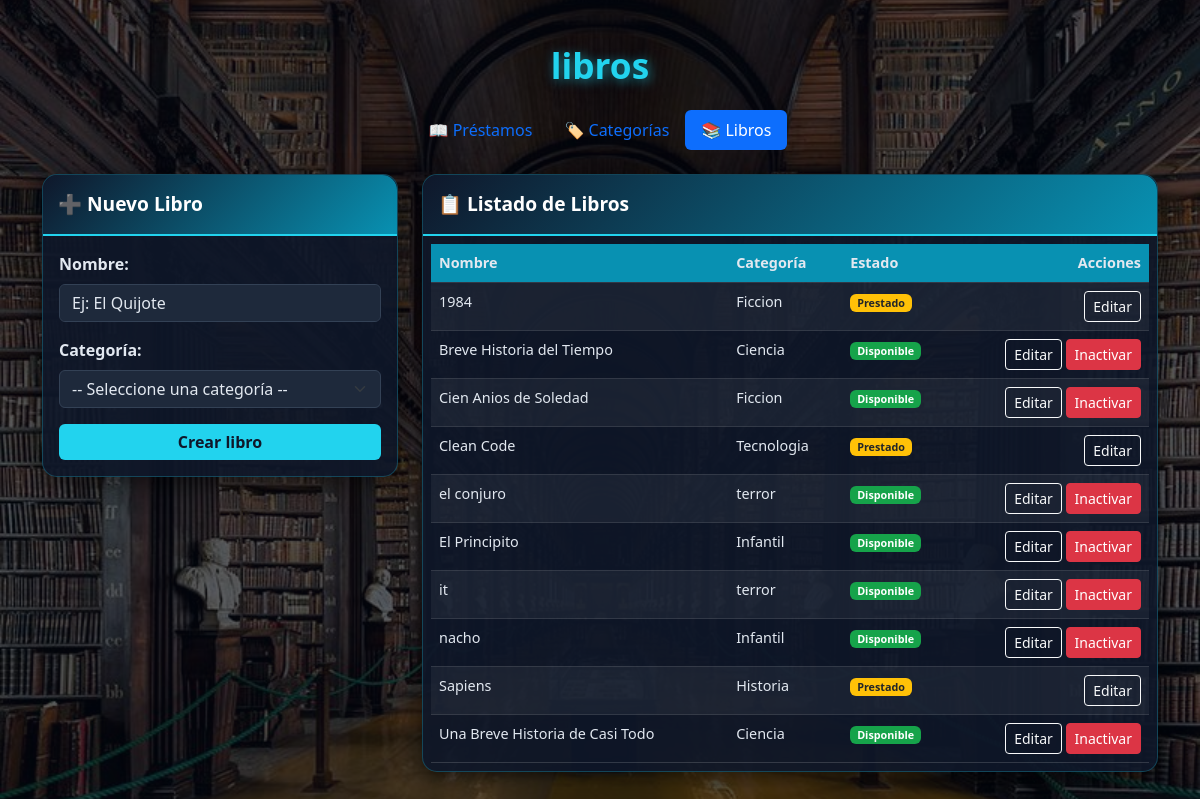
The page /modulo/libros.php on the database its author committed.
### tables this page shows
CREATE TABLE `libros` (
  `id_libro` int(11) NOT NULL AUTO_INCREMENT,
  `nombre` varchar(150) NOT NULL,
  `id_categoria` int(11) NOT NULL,
  `estado` enum('disponible','prestado','inactivo') NOT NULL DEFAULT 'disponible',
  PRIMARY KEY (`id_libro`),
  KEY `id_categoria` (`id_categoria`),
  CONSTRAINT `libros_ibfk_1` FOREIGN KEY (`id_categoria`) REFERENCES `categorias` (`id_categoria`)
);

CREATE TABLE `categorias` (
  `id_categoria` int(11) NOT NULL AUTO_INCREMENT,
  `nombre_categoria` varchar(50) NOT NULL,
  `estado` enum('activo','inactivo') NOT NULL DEFAULT 'activo',
  PRIMARY KEY (`id_categoria`),
  UNIQUE KEY `nombre_categoria` (`nombre_categoria`)
);

### funciones.php (called while the page is built, shortened)
<?php
function obtenerLibrosTodos(PDO $pdo) {
    $sql = "SELECT libros.id_libro, libros.nombre, libros.estado, libros.id_categoria,
                   categorias.nombre_categoria
            FROM libros
            INNER JOIN categorias ON libros.id_categoria = categorias.id_categoria
            ORDER BY libros.nombre ASC";
    return $pdo->query($sql)->fetchAll();
}

### modulo/libros.php (the view, shortened to what this page needs)
<?php
require_once __DIR__ . '/../BD/config.php';
require_once __DIR__ . '/../funciones.php';
$db  = new Database();
$pdo = $db->conectar();
$libro_editar = isset($_GET['editar']) ? obtenerLibroPorId($pdo, trim($_GET['editar'])) : null;
$libros = obtenerLibrosTodos($pdo);
?>
<!DOCTYPE html>
<html lang="es">
<head>
    <link href="../bootstrap/css/bootstrap.min.css" rel="stylesheet">
    <link href="../css/style.css" rel="stylesheet">
</head>
<body class="bg-light">
    <div class="overlay">
        <div class="container py-4">
            <h1 class="text-center mb-4 titulo-principal">libros</h1>
            <ul class="nav nav-pills justify-content-center mb-4">
                <li class="nav-item">
                    <a class="nav-link" href="../index.php">📖 Préstamos</a>
                </li>
                <li class="nav-item">
                    <a class="nav-link" href="categorias.php">🏷️ Categorías</a>
                </li>
                <li class="nav-item">
                    <a class="nav-link active" href="libros.php">📚 Libros</a>
                </li>
            </ul>
            <div class="row">
                <div class="col-lg-4 mb-4">
                    <div class="card card-biblioteca">
                        <div class="card-header-biblioteca">
                            <?php echo $libro_editar ? '✏️ Editar Libro' : '➕ Nuevo Libro'; ?>
                        </div>
                        <div class="card-body">
                            <form method="POST" action="libros.php">
                                <div class="mb-3">
                                    <label for="nombre_libro" class="form-label fw-bold">Nombre:</label>
                                    <input type="text" class="form-control" id="nombre_libro" name="nombre_libro"
                                        placeholder="Ej: El Quijote"
                                        value="<?php echo $libro_editar ? htmlspecialchars($libro_editar['nombre']) : ''; ?>" required>
                                </div>
                                <div class="mb-3">
                                    <label for="id_categoria_libro" class="form-label fw-bold">Categoría:</label>
                                    <select class="form-select" id="id_categoria_libro" name="id_categoria_libro" required>
                                        <option value="">-- Seleccione una categoría --</option>
                                    </select>
                                </div>
                                <button type="submit" class="btn btn-biblioteca w-100">
                                    <?php echo $libro_editar ? 'Guardar cambios' : 'Crear libro'; ?>
                                </button>
                            </form>
                        </div>
                    </div>
                </div>
                <div class="col-lg-8 mb-4">
                    <div class="card card-biblioteca">
                        <div class="card-header-biblioteca">📋 Listado de Libros</div>
                        <div class="card-body p-2">
                            <table class="table table-striped table-hover mb-0 tabla-biblioteca">
                                <thead>
                                    <tr>
                                        <th>Nombre</th>
                                        <th>Categoría</th>
                                        <th>Estado</th>
                                        <th class="text-end">Acciones</th>
                                    </tr>
                                </thead>
                                <tbody>
                                    <?php if (count($libros) == 0): ?>
                                        <tr>
                                            <td colspan="4" class="text-center text-muted">No hay libros registrados</td>
                                        </tr>
                                        <?php else: foreach ($libros as $l): ?>
                                            <tr>
                                                <td><?php echo htmlspecialchars($l['nombre']); ?></td>
                                                <td><?php echo htmlspecialchars($l['nombre_categoria']); ?></td>
                                                <td>
                                                    <?php if ($l['estado'] == 'disponible'): ?>
                                                        <span class="badge badge-disponible">Disponible</span>
                                                    <?php elseif ($l['estado'] == 'prestado'): ?>
                                                        <span class="badge bg-warning text-dark">Prestado</span>
                                                    <?php else: ?>
                                                        <span class="badge badge-inactivo">Inactivo</span>
                                                    <?php endif; ?>
                                                </td>
                                                <td class="text-end">
                                                    <a href="libros.php?editar=<?php echo $l['id_libro']; ?>" class="btn btn-sm btn-outline-light">Editar</a>
                                                    <?php if ($l['estado'] != 'prestado'): ?>
                                                        <form method="POST" action="libros.php" class="d-inline">
                                                            <?php if ($l['estado'] == 'disponible'): ?>
                                                                <button type="submit" class="btn btn-sm btn-danger">Inactivar</button>
                                                            <?php else: ?>
                                                                <input type="hidden" name="nuevo_estado" value="disponible">
                                                                <button type="submit" class="btn btn-sm btn-success">Activar</button>
                                                            <?php endif; ?>
                                                        </form>
                                                    <?php endif; ?>
                                                </td>
                                            </tr>
                                    <?php endforeach;
                                    endif; ?>
                                </tbody>
                            </table>
                        </div>
                    </div>
                </div>
            </div>
        </div>
    </div>
</body>
</html>

### css/style.css (style rules this page uses)
body { background-image: url('../fondo.jpg'); background-size: cover; background-position: center; background-repeat: no-repeat; background-attachment: fixed; min-height: 100vh; font-family: 'Segoe UI', Tahoma, sans-serif; }
.overlay { background-color: rgba(3, 7, 18, 0.65); min-height: 100vh; padding: 20px 0; }
.titulo-principal { color: #22d3ee; text-shadow: 2px 2px 12px rgba(34, 211, 238, 0.6); font-weight: bold; font-size: 2.2rem; }
.card-biblioteca { background-color: rgba(15, 23, 42, 0.92); border-radius: 15px; box-shadow: 0 8px 25px rgba(0, 0, 0, 0.5); border: 1px solid rgba(34, 211, 238, 0.25); color: #e2e8f0; }
.card-header-biblioteca { background: linear-gradient(135deg, #0f172a, #0891b2); color: #ffffff; border-radius: 15px 15px 0 0; padding: 15px; font-weight: bold; font-size: 1.2rem; border-bottom: 2px solid #22d3ee; }
.card-biblioteca .form-label, .card-biblioteca p { color: #e2e8f0; }
.card-biblioteca .form-control, .card-biblioteca .form-select { background-color: #1e293b; color: #e2e8f0; border: 1px solid #334155; }
.btn-biblioteca { background-color: #22d3ee; border: none; color: #0f172a; font-weight: 700; }
.tabla-biblioteca { --bs-table-color: #e2e8f0; --bs-table-bg: transparent; --bs-table-striped-color: #e2e8f0; --bs-table-striped-bg: rgba(255, 255, 255, 0.05); --bs-table-hover-color: #ffffff; --bs-table-hover-bg: rgba(34, 211, 238, 0.15); --bs-table-border-color: rgba(255, 255, 255, 0.15); font-size: 0.9rem; }
.tabla-biblioteca thead { background-color: #0891b2; color: white; }
.badge-disponible { background-color: #16a34a; }
.card-biblioteca .form-control::placeholder { color: #e2e8f0; opacity: 1; }

### rows shown on the page
libros: nombre "1984", id_categoria.nombre_categoria "Ficcion", estado "Prestado"
libros: nombre "Breve Historia del Tiempo", id_categoria.nombre_categoria "Ciencia", estado "Disponible"
libros: nombre "Cien Anios de Soledad", id_categoria.nombre_categoria "Ficcion", estado "Disponible"
libros: nombre "Clean Code", id_categoria.nombre_categoria "Tecnologia", estado "Prestado"
libros: nombre "el conjuro", id_categoria.nombre_categoria "terror", estado "Disponible"
libros: nombre "El Principito", id_categoria.nombre_categoria "Infantil", estado "Disponible"
libros: nombre "it", id_categoria.nombre_categoria "terror", estado "Disponible"
libros: nombre "nacho", id_categoria.nombre_categoria "Infantil", estado "Disponible"
libros: nombre "Sapiens", id_categoria.nombre_categoria "Historia", estado "Prestado"
libros: nombre "Una Breve Historia de Casi Todo", id_categoria.nombre_categoria "Ciencia", estado "Disponible"
